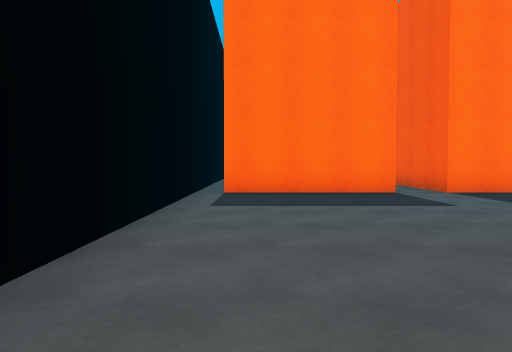
view 1 (above)

13 first-person views from a walk through a 3-D level made in the Unity game engine. The camera is 1.2 m above the floor, tilts 2° down and sees 70° across. The floor is counted in squares, 2 m on a side. Each view is taken from the middle of a square. On the plan, view 1 faces up. The plan holds only what a view shows up to about 10 squares ahead; the rest is blank. The place goes on beyond the plan. Surface patterns are stand-ins for the level's own textures.

view 2
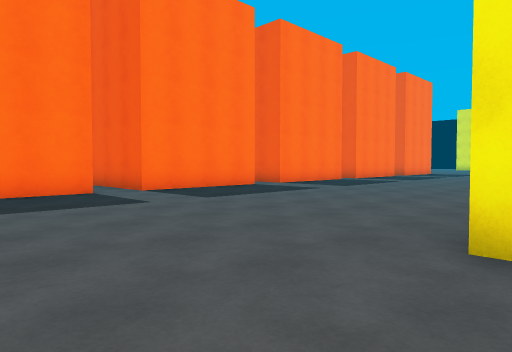

view 3
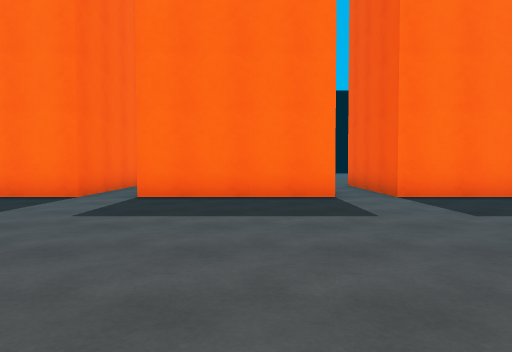

view 4
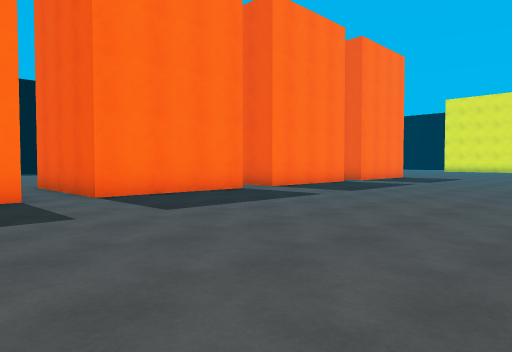

view 5
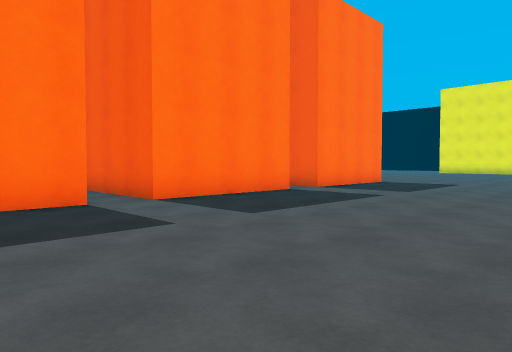

view 6
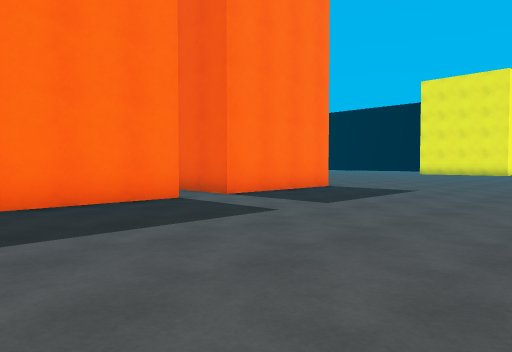

view 7
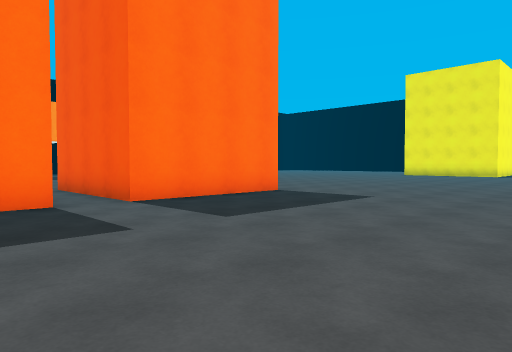

view 8
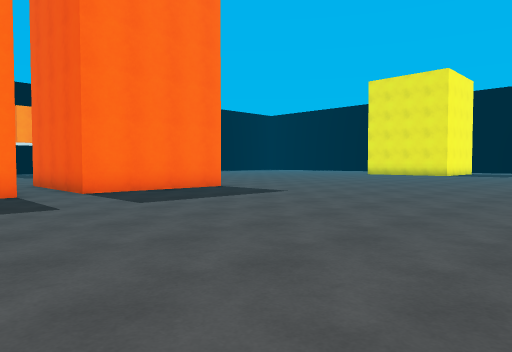

view 9
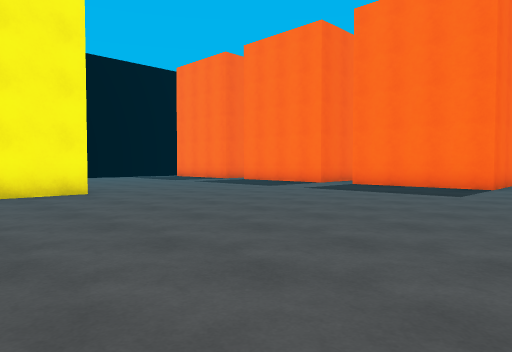

view 10
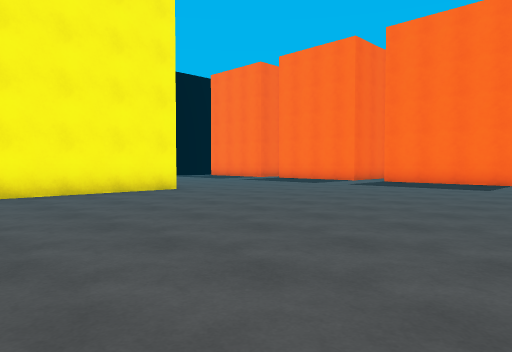

view 11
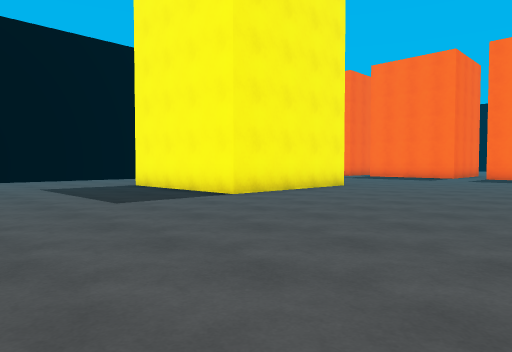

view 12
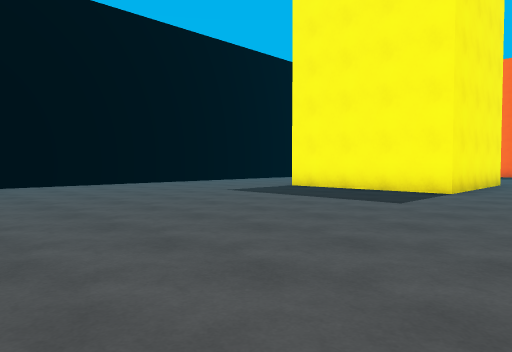

view 13
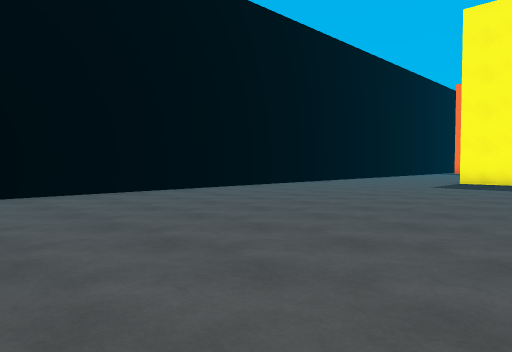

### Floor plan
Points are (right, up) in squares from view 1. A wall is a line through its corners. A room is listed if a view was taken in it or the views show most of it. See-through windows are left out.
Room 1 (views 1, 2, 3, 4, 5, 6, 7, 8, 9, 10, 11, 12, 13)
walls: (6.7, 0.8) (6.7, -3.3) (2.6, -3.3); (16.6, 7.4) (13.1, 7.4); (12, 7.4) (8.5, 7.4) (8.5, 11); (21.2, 7.4) (17.7, 7.4) (17.7, 11); (7.5, 7.4) (3.9, 7.4) (3.9, 10.2); (-1.2, -7) (-1.2, -9.2); (2.9, 10.6) (2.9, 7.4) (-0.8, 7.4); (-1.2, 10) (-1.2, 9.2)

Where each view was taken, in squares from view 1:
view 1: 0 up, 0 right, facing up
view 2: 0 up, 0 right, facing up-right
view 3: 1 up, 6 right, facing up
view 4: 1 up, 6 right, facing up-right
view 5: 2 up, 10 right, facing up-right
view 6: 2 up, 13 right, facing up-right
view 7: 2 up, 15 right, facing up-right
view 8: 0 up, 15 right, facing up-right
view 9: 2 down, 14 right, facing up-left
view 10: 4 down, 14 right, facing up-left
view 11: 8 down, 12 right, facing up-left
view 12: 11 down, 9 right, facing up-left
view 13: 15 down, 6 right, facing up-left
